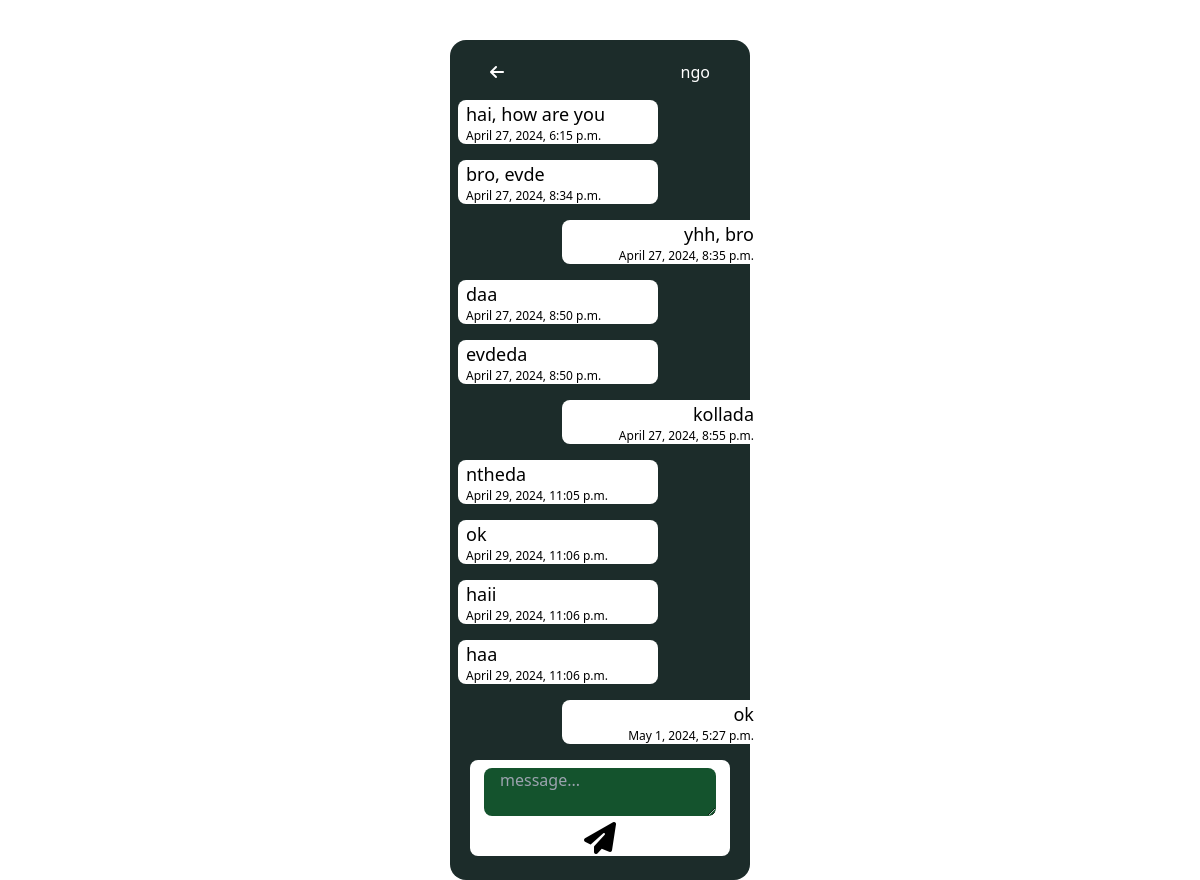
The app's page /chat/chat/ngo@gmail.com/ (signed in) with its own data.
### chat/models.py (models this page shows, shortened)
class Message(models.Model):
    sender = models.ForeignKey(settings.AUTH_USER_MODEL, related_name='sent_messages', on_delete=models.CASCADE)
    receiver = models.ForeignKey(settings.AUTH_USER_MODEL, related_name='received_messages', on_delete=models.CASCADE)
    message = models.TextField()
    timestamp = models.DateTimeField(auto_now_add=True)
    is_read = models.BooleanField(default=False)

### chat/views.py (the view)
# urls.py: path('chat/<str:username>/', ChatDetailView.as_view(), name='chat_detail'),
class ChatDetailView(View):
    @method_decorator(login_required)
    def get(self, request, username, *args, **kwargs):
        other_user = User.objects.get(username=username)
        messages = Message.objects.filter(
            (Q(sender=request.user) & Q(receiver=other_user)) |
            (Q(sender=other_user) & Q(receiver=request.user))
        ).order_by('timestamp')
        return render(request, 'chat_detail.html', {'messages': messages, 'other_user': other_user})

### chat/templates/chat_detail.html (shortened to what this page needs)
<!DOCTYPE html>
<html lang="en">
<head>
    <script src="https://cdn.tailwindcss.com"></script>
    <link rel="stylesheet" href="https://cdnjs.cloudflare.com/ajax/libs/font-awesome/6.1.1/css/all.min.css" />
    <link
    rel="stylesheet"
    href="https://cdn.jsdelivr.net/npm/bootstrap-icons@1.3.0/font/bootstrap-icons.css"
    />
</head>
<body>
    <section class="text-center w-1/4 mx-auto rounded-2xl h-3/4 mt-10" style="background-color: #1C2C2A;">
        <div class="flex justify-between pt-5">
            <a class="ml-10" href="{% url 'chat_list' %}">
                <i class="fa fa-arrow-left fa-base text-white" aria-hidden="true"></i>
            </a>
            <a class="mr-10"><p class=" text-white" aria-hidden="true">{{ other_user.first_name }}</p></a>
        </div>
        <div class="">
            <ul class="">
                {% for message in messages %}
                <li class="{% if other_user.username == message.sender.username %} text-left {% else %} text-right {% endif %}">
                    <div class="text-black bg-white my-4 w-2/3 rounded-lg px-2 {% if other_user.username == message.sender.username %} ml-2 {% else %} ml-28 {% endif %}">
                        <div>
                         <p class="text-lg">{{ message.message }}</p>
                         <p class="text-xs">{{ message.timestamp }}</p>
                        </div>
                    </div>
                </li>
                {% endfor %}
            </ul>
        </div>
        <div>
            <form method="post" action="{% url 'send_message' %}" class="bg-white rounded-lg mx-5 pt-2">
                <textarea name="message" placeholder="message..." required class="bg-green-900 rounded-lg px-4"></textarea>
                <button type="submit" class=""><i class="fa fa-paper-plane fa-2x" aria-hidden="true"></i></button>
            </form>
        </div>
        <br>
    </section>
</body>
</html>

### records on screen
Message: message "hai, how are you", timestamp "April 27, 2024, 6:15 p.m."
Message: message "bro, evde", timestamp "April 27, 2024, 8:34 p.m."
Message: message "yhh, bro", timestamp "April 27, 2024, 8:35 p.m."
Message: message "daa", timestamp "April 27, 2024, 8:50 p.m."
Message: message "evdeda", timestamp "April 27, 2024, 8:50 p.m."
Message: message "kollada", timestamp "April 27, 2024, 8:55 p.m."
Message: message "ntheda", timestamp "April 29, 2024, 11:05 p.m."
Message: message "ok", timestamp "April 29, 2024, 11:06 p.m."
Message: message "haii", timestamp "April 29, 2024, 11:06 p.m."
Message: message "haa", timestamp "April 29, 2024, 11:06 p.m."
Message: message "ok", timestamp "May 1, 2024, 5:27 p.m."

### other values on screen
{{ other_user.first_name }} "ngo"
